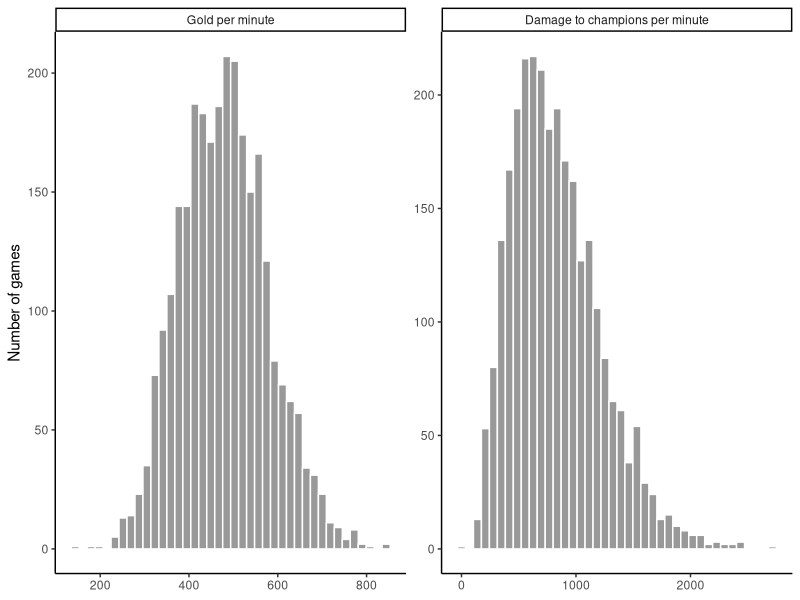
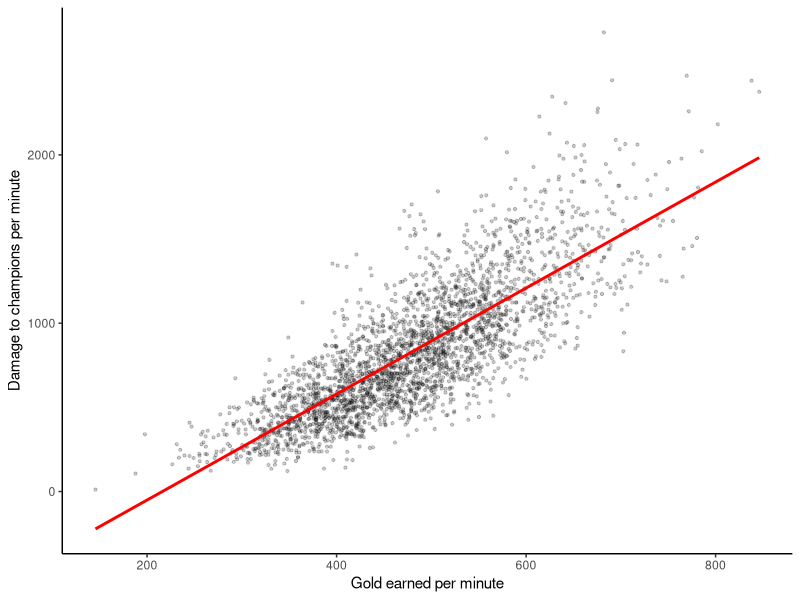
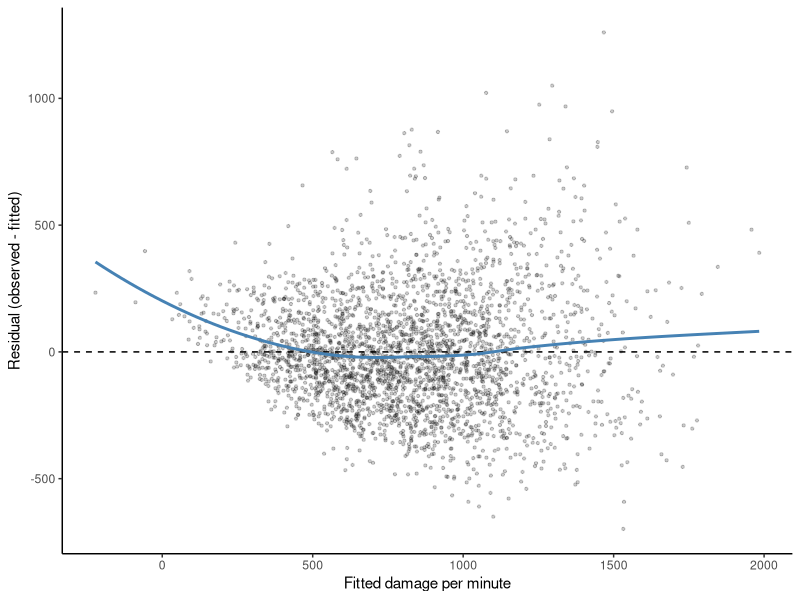
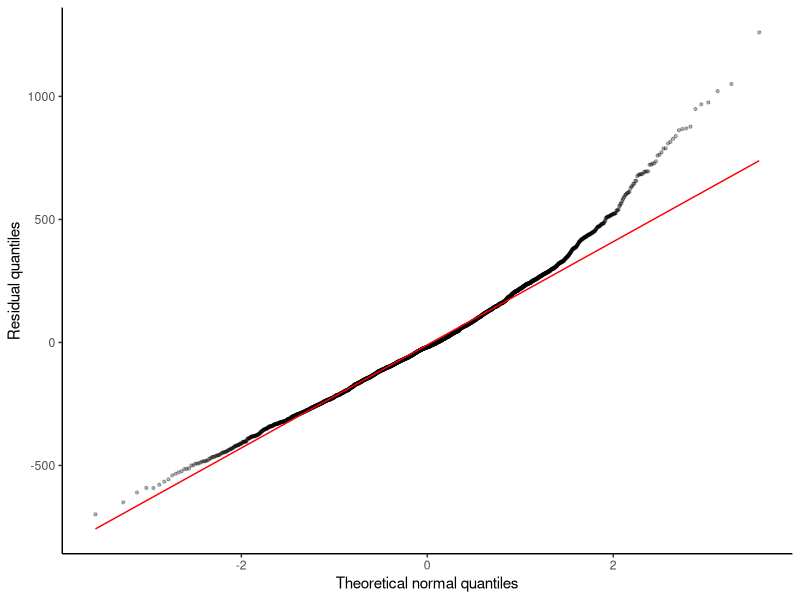

Here is the R script that generated these plots, in order:
## ---- chunk 1
#| include: false
# load libraries: tidyverse for data wrangling + plots, knitr for tables
library(tidyverse)
library(knitr)

# one row per jinx game, made by analysis/extract_jinx.R from the raw match files
raw <- read.csv("../output/jinx_gold_damage.csv")
## ---- chunk 2
#| include: false
# cleaning. we flag each type of bad row first so the data section can
# report how many got dropped for each reason
n_raw <- nrow(raw)
n_other_queue <- sum(raw$queueId != 420)  # 420 = ranked solo/duo

# remakes: early-cancelled games or anything under 5 min (300 sec)
is_remake <- raw$earlySurrender | raw$gameDuration < 300
# off-role: jinx played somewhere other than bot lane
is_offrole <- !(raw$teamPosition %in% "BOTTOM")
# invalid: missing or negative gold/damage/length (just a safety check)
is_invalid <- !is.finite(raw$goldEarned) | !is.finite(raw$totalDamageDealtToChampions) |
  !is.finite(raw$gameDuration) | raw$goldEarned < 0 |
  raw$totalDamageDealtToChampions < 0

# count each drop reason without double counting rows that hit more than one
n_remake <- sum(is_remake)
n_offrole <- sum(!is_remake & is_offrole)
n_invalid <- sum(!is_remake & !is_offrole & is_invalid)

# keep the good rows and build the variables we actually use
jinx <- raw |>
  filter(queueId == 420, !is_remake, !is_offrole, !is_invalid) |>
  mutate(
    minutes = gameDuration / 60,                      # riot gives seconds
    gpm = goldEarned / minutes,                       # predictor: gold per min
    dpm = totalDamageDealtToChampions / minutes,      # response: damage per min
    patchMajor = as.integer(sub("\\..*", "", gameVersion)),  # "16.18.x" -> 16
    # gameCreation is a unix timestamp in milliseconds
    date = as.Date(as.POSIXct(gameCreation / 1000, origin = "1970-01-01",
                              tz = "UTC")),
    # order rank groups low -> elite so tables sort nicely
    rankBucket = factor(rankBucket, levels = c("low", "mid", "high", "elite"))
  )

# quick counts that get dropped into the text
n <- nrow(jinx)
players <- table(jinx$playerId)               # games per player
n_players <- length(players)
n_repeat_games <- sum(players[players > 1])   # games from people with 2+ games
pct_season16 <- mean(jinx$patchMajor == 16) * 100
region_counts <- table(jinx$platformId)

# the main model: damage per minute regressed on gold per minute
lm_fit <- lm(dpm ~ gpm, data = jinx)
b <- coef(lm_fit)  # b[1] = intercept, b[2] = slope
## ---- chunk 3
#| label: fig-hist
#| fig-cap: "Distributions of gold earned per minute (left) and damage dealt to champions per minute (right) for 2,795 ranked Jinx games. Gold per minute is roughly symmetric around 480, while damage per minute is right-skewed, with a long tail of games above 1,500."
#| fig-height: 3
# stack gpm and dpm into one long column so we can facet them side by side
jinx |>
  select(`Gold per minute` = gpm, `Damage to champions per minute` = dpm) |>
  pivot_longer(everything()) |>
  mutate(name = fct_inorder(name)) |>  # keep gold on the left, damage on the right
  ggplot(aes(x = value)) +
  geom_histogram(bins = 40, fill = "grey60", colour = "white") +
  facet_wrap(~name, scales = "free") +  # each panel gets its own axis range
  labs(x = NULL, y = "Number of games") +
  theme_classic()
## ---- chunk 4
#| label: tbl-rank
#| tbl-cap: "Summary of the cleaned Jinx games by rank group of the match, with average gold per minute, damage per minute, game length and win rate. Rank groups are low (Iron to Silver), mid (Gold to Platinum), high (Emerald to Diamond), and elite (Master to Challenger). Average gold and damage per minute rise with rank, except that elite games have slightly lower damage than high games."
# one row per rank group with counts and averages
jinx |>
  group_by(Rank = rankBucket) |>
  summarise(
    Games = n(),
    `Gold/min` = round(mean(gpm)),
    `Damage/min` = round(mean(dpm)),
    `Length (min)` = round(mean(minutes), 1),
    `Win %` = round(100 * mean(win), 1)  # win is TRUE/FALSE so mean = win rate
  ) |>
  kable()
## ---- chunk 5
#| include: false
# pull out the stuff the results section talks about
ci <- confint(lm_fit)       # 95% confidence intervals for b0 and b1
fit_sum <- summary(lm_fit)  # has the t stat, r^2, residual standard error, etc

e <- resid(lm_fit)  # residuals = observed - fitted

# refit the same model inside each rank group to see if the slope changes a lot
# (checks whether over-sampling higher ranks messes with the overall slope)
rank_fits <- jinx |>
  group_by(rankBucket) |>
  group_modify(~ tibble(slope = coef(lm(dpm ~ gpm, data = .x))[2])) |>
  ungroup()

# split fitted values into low/middle/high thirds and get the residual sd in
# each one. if the sd grows across thirds, the equal variance assumption is off
fit_terciles <- cut(fitted(lm_fit), quantile(fitted(lm_fit), 0:3 / 3),
                    include.lowest = TRUE)
resid_sd <- tapply(e, fit_terciles, sd)
## ---- chunk 6
#| label: fig-scatter
#| fig-cap: "Damage to champions per minute against gold earned per minute for 2,795 ranked Jinx games, with the fitted least-squares line (red). Games with more gold income have higher damage output, and the points spread out more at higher gold income."
#| fig-height: 4
# scatter of every game with the least-squares line on top
ggplot(jinx, aes(x = gpm, y = dpm)) +
  geom_point(alpha = 0.2, size = 0.8) +  # see-through dots so overlap shows up darker
  geom_smooth(method = "lm", se = FALSE, colour = "red") +  # same line as lm_fit
  labs(x = "Gold earned per minute", y = "Damage to champions per minute") +
  theme_classic()
## ---- chunk 7
#| label: tbl-coef
#| tbl-cap: "Estimated coefficients for the regression of damage to champions per minute on gold earned per minute (n = 2,795). The 95% confidence interval for the slope is far from zero."
# build the coefficient table by hand instead of printing raw summary() output
tibble(
  Term = c("Intercept ($b_0$)", "Gold per minute ($b_1$)"),
  Estimate = c(sprintf("%.1f", b[1]), sprintf("%.3f", b[2])),  # 1 decimal for the intercept, 3 for the slope
  `Std. error` = fit_sum$coefficients[, "Std. Error"],
  `95% CI` = sprintf("(%.2f, %.2f)", ci[, 1], ci[, 2])
) |>
  kable(digits = 3, escape = FALSE, align = "lrrl")  # escape = FALSE so the $b_0$ math renders
## ---- chunk 8
#| label: fig-resid
#| fig-cap: "Residuals against fitted values for the regression of damage per minute on gold per minute. The dashed line marks zero and the blue curve is a smoothed trend. The vertical spread of the residuals increases from left to right, showing that the error variance grows with predicted damage. The curve bends slightly upward at both ends, showing mild curvature."
#| fig-height: 3.5
# residuals vs fitted: checks linearity (trend should hug 0) and equal variance
# (spread should stay about the same left to right)
tibble(fitted = fitted(lm_fit), resid = e) |>
  ggplot(aes(x = fitted, y = resid)) +
  geom_point(alpha = 0.2, size = 0.8) +
  geom_hline(yintercept = 0, linetype = "dashed") +
  geom_smooth(method = "loess", se = FALSE, colour = "steelblue") +  # smooth trend line
  labs(x = "Fitted damage per minute", y = "Residual (observed - fitted)") +
  theme_classic()
## ---- chunk 9
#| label: fig-qq
#| fig-cap: "Normal Q-Q plot of the regression residuals. Points on the line would indicate normally distributed errors. The upper tail rises above the line, showing that the residuals are right-skewed: some games have much more damage than predicted, while very large shortfalls are less common."
#| fig-height: 3.5
# normal q-q plot: if residuals were normal the dots would sit on the red line
tibble(resid = e) |>
  ggplot(aes(sample = resid)) +
  stat_qq(alpha = 0.3, size = 0.8) +
  stat_qq_line(colour = "red") +
  labs(x = "Theoretical normal quantiles", y = "Residual quantiles") +
  theme_classic()
